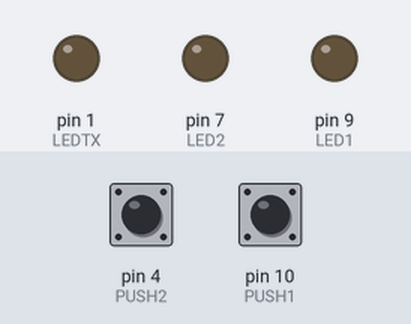
A sketch run on a simulated Arduino Uno, built with avr-gcc and run on an emulated ATmega328P. Parts: output pins drawn as LEDs (lit = HIGH). The test bench sets the inputs (shaded band); at power-on: pin 4 (PUSH2) HIGH, pin 10 (PUSH1) HIGH.

Above: at 1.2 s.
1.3 s: pin 4 (PUSH2) pulled LOW for 0.15 s
At 1.37 s:
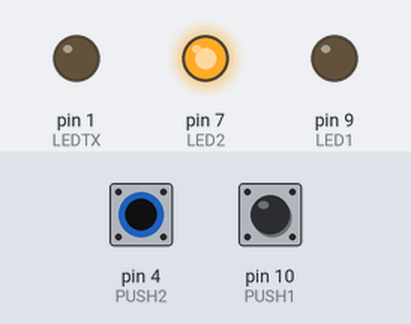
2.9 s: pin 10 (PUSH1) pulled LOW for 0.15 s
At 2.97 s:
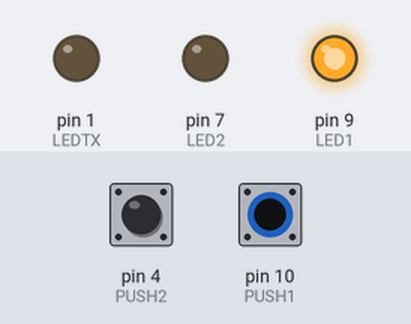
4.5 s: pin 10 (PUSH1) pulled LOW for 3.2 s
At 8.7 s:
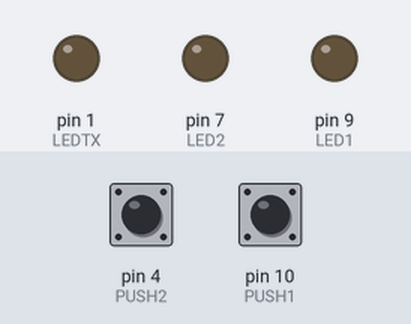
9.2 s: pin 4 (PUSH2) pulled LOW for 3.2 s
At 9.8 s:
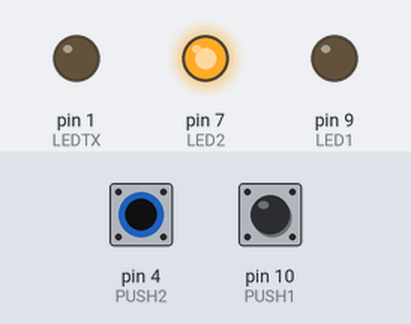
13.9 s: pin 4 (PUSH2) driven LOW and pin 10 (PUSH1) driven LOW
At 14.6 s:
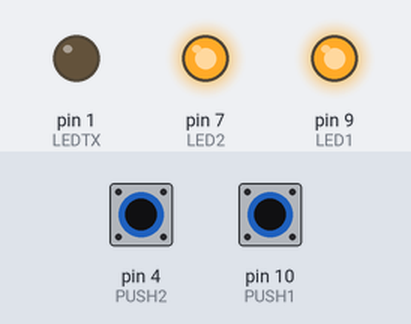
Timing chart, 0 to 16.4 s (numbered marks = the images above; inputs shaded):
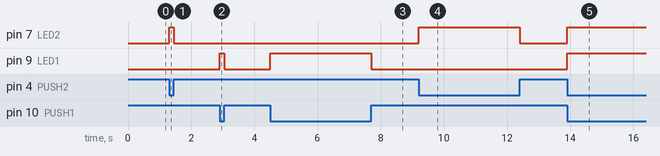

The sketch:

seguidorDeLinea_BLR_LEDS_BOTONES.ino
```cpp
/*
Manejo de leds y botones con Basic Line Robot V1.0
Por: MakingMario
De: Making Robotics Colombia
*/

//---------------------------------------------------------------------------------------------------------------------------------------------------------------------------------------------
#define LEDTX   1          //PD1 (Integrado en BabyOrangutan)
#define LED1    9          //PB1 (izquierdo)
#define LED2    7          //PD7 (derecho)

#define PUSH1   10         //botón PB2 (izquierdo)
#define PUSH2   4          //botón PD4 (derecho)

//---------------------------------------------------------------------------------------------------------------------------------------------------------------------------------------------
//---------------------------------------------------------------------------------------------------------------------------------------------------------------------------------------------
//---------------------------------------------------------------------------------------------------------------------------------------------------------------------------------------------
//---------------------------------------------------------------------------------------------------------------------------------------------------------------------------------------------
//------------------------------------------------------------------------------
//---------------------------------------------------------------------------------------------------------------------------------------------------------------------------------------------
void setup() {

  pinMode(LEDTX, OUTPUT);
  pinMode(LED1, OUTPUT);
  pinMode(LED2, OUTPUT);

  pinMode(PUSH1, INPUT);
  digitalWrite(PUSH1, HIGH);//ACTIVA PULL UP

  pinMode(PUSH2, INPUT);
  digitalWrite(PUSH2, HIGH);//ACTIVA PULL UP
}
//---------------------------------------------------------------------------------------------------------------------------------------------------------------------------------------------
void loop()
{

   if(digitalRead(PUSH1)==LOW)
   {
    digitalWrite(LED1,HIGH);
   }else
   {
    digitalWrite(LED1,LOW);
   }

   if(digitalRead(PUSH2)==LOW)
   {
      digitalWrite(LED2,HIGH);
   }else
   {
    digitalWrite(LED2,LOW);
   }
}
//---------------------------------------------------------------------------------------------------------------------------------------------------------------------------------------------
//---------------------------------------------------------------------------------------------------------------------------------------------------------------------------------------------
//---------------------------------------------------------------------------------------------------------------------------------------------------------------------------------------------
```

Measured:
- after the input at 1.3 s, pin 7 (LED2): LOW → HIGH at once, → LOW 0.15 s later
- after the input at 2.9 s, pin 9 (LED1): LOW → HIGH at once, → LOW 0.15 s later
- after the input at 4.5 s, pin 9 (LED1): LOW → HIGH at once, → LOW 3.2 s later
- after the input at 9.2 s, pin 7 (LED2): LOW → HIGH at once, → LOW 3.2 s later
- after the input at 13.9 s, pin 7 (LED2), pin 9 (LED1): LOW → HIGH at once
